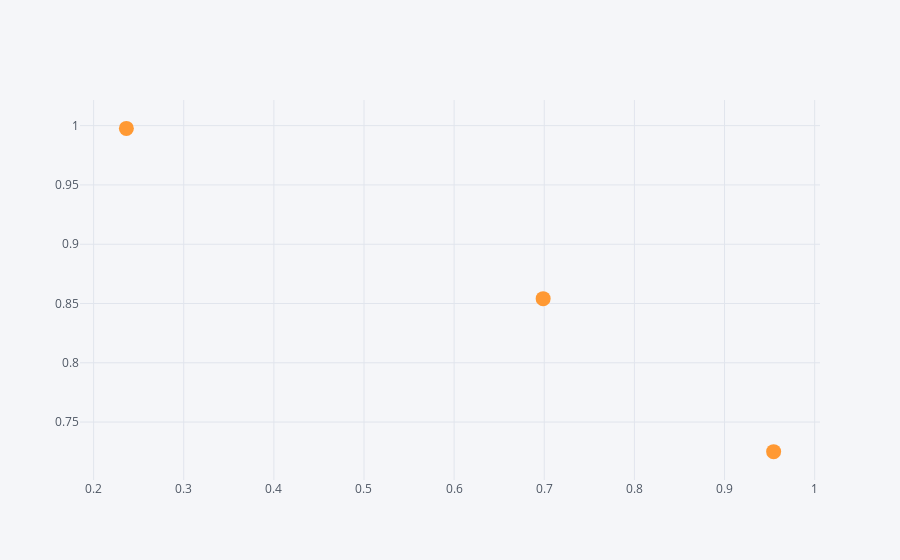

The notebook cell saved with this chart:
### Code cell
df.iplot(x='a',y='b',mode='markers',size=15)

### Figure 1 — Plotly figure (JSON) as saved in the notebook; plotly's stock layout.template omitted (floating-point values rounded to 4 significant figures)
{"data": [{"line": {"color": "rgba(255, 153, 51, 1.0)", "dash": "solid", "shape": "linear", "width": 1.3}, "marker": {"size": 15, "symbol": "circle"}, "mode": "markers", "name": "b", "text": "", "type": "scatter", "x": [0.6988, 0.9545, 0.2364], "y": [0.8541, 0.7251, 0.9977]}], "layout": {"legend": {"bgcolor": "#F5F6F9", "font": {"color": "#4D5663"}}, "paper_bgcolor": "#F5F6F9", "plot_bgcolor": "#F5F6F9", "title": {"font": {"color": "#4D5663"}}, "xaxis": {"gridcolor": "#E1E5ED", "showgrid": true, "tickfont": {"color": "#4D5663"}, "title": {"font": {"color": "#4D5663"}, "text": ""}, "zerolinecolor": "#E1E5ED"}, "yaxis": {"gridcolor": "#E1E5ED", "showgrid": true, "tickfont": {"color": "#4D5663"}, "title": {"font": {"color": "#4D5663"}, "text": ""}, "zerolinecolor": "#E1E5ED"}}}
